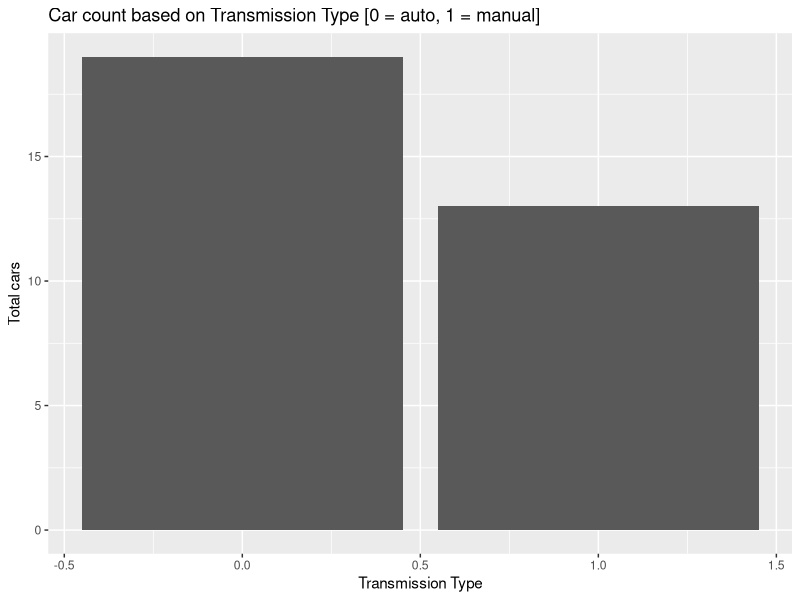
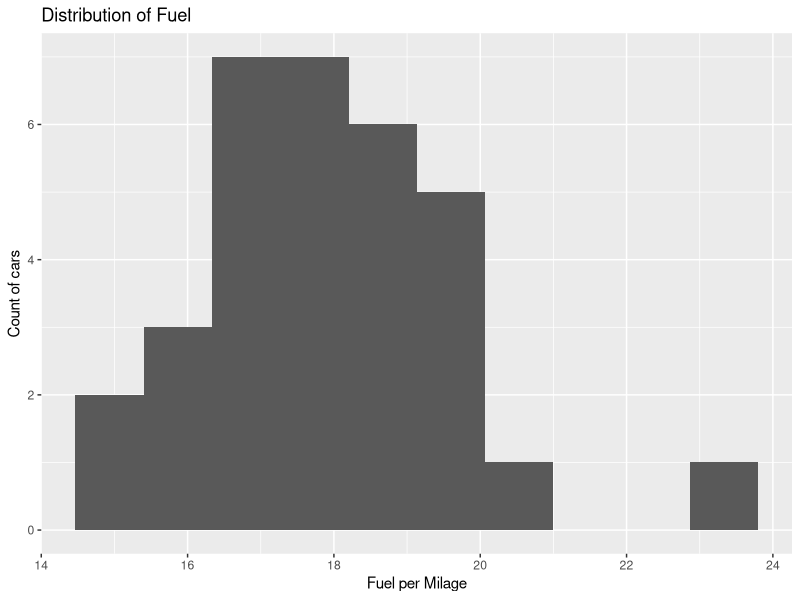
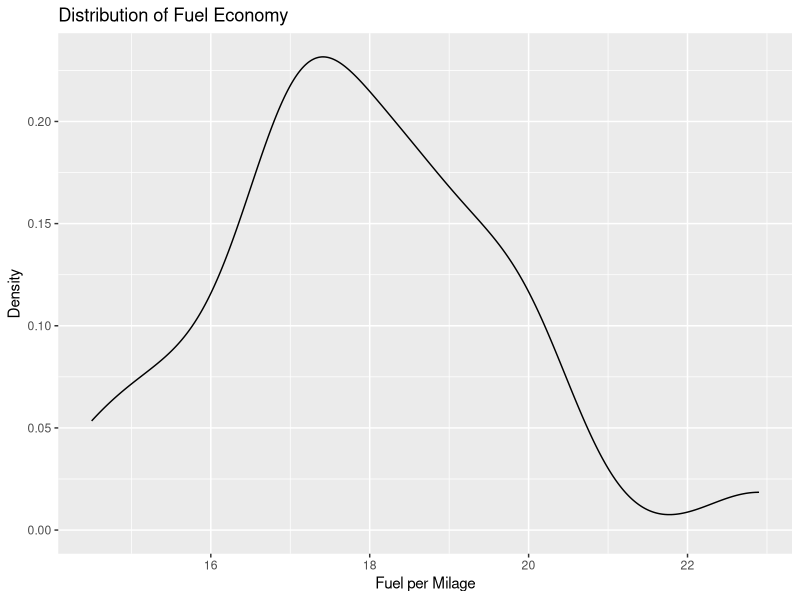
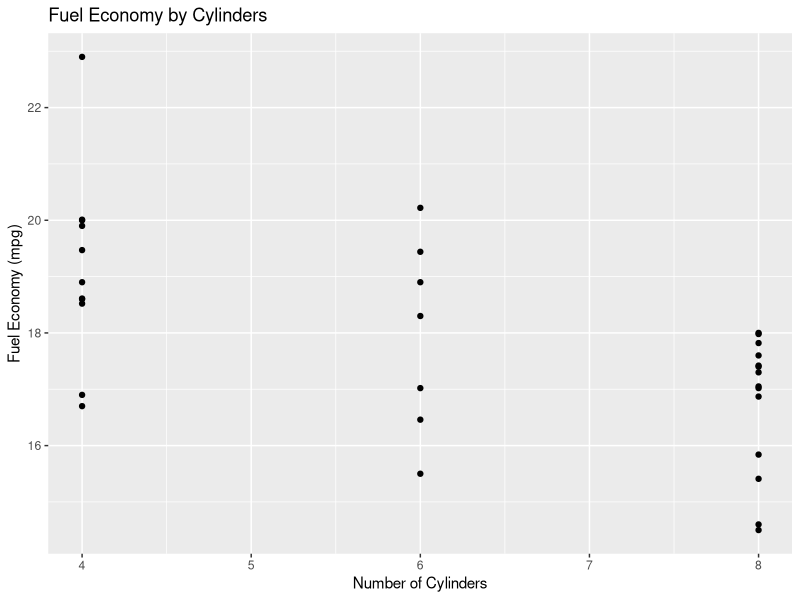

Source code (R) for these figures, in order:
library(ggplot2)

# Create a frequency bar chart
ggplot(data = mtcars, aes(x = am)) + 
       geom_bar() + 
  ggtitle("Car count based on Transmission Type [0 = auto, 1 = manual]") +
  xlab("Transmission Type") +
  ylab("Total cars")
      
# Create a histogram       
ggplot(data = mtcars, aes(x = qsec)) + 
  geom_histogram(bins = 10) + 
  ggtitle("Distribution of Fuel") +
  xlab("Fuel per Milage") +
  ylab("Count of cars")

# Create a density plot
ggplot(data = mtcars, aes(x = qsec)) + 
  geom_density() + 
  ggtitle("Distribution of Fuel Economy") +
  xlab("Fuel per Milage") +
  ylab("Density")

# Create a scatterplot
ggplot(data = mtcars, aes(x = cyl, y = qsec)) + 
  geom_point() + 
  ggtitle("Fuel Economy by Cylinders") +
  xlab("Number of Cylinders") +
  ylab("Fuel Economy (mpg)")



